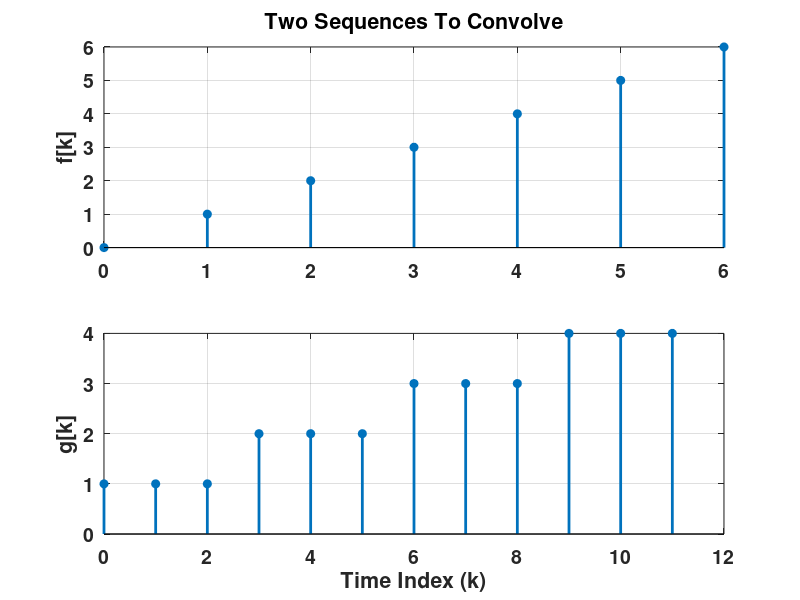
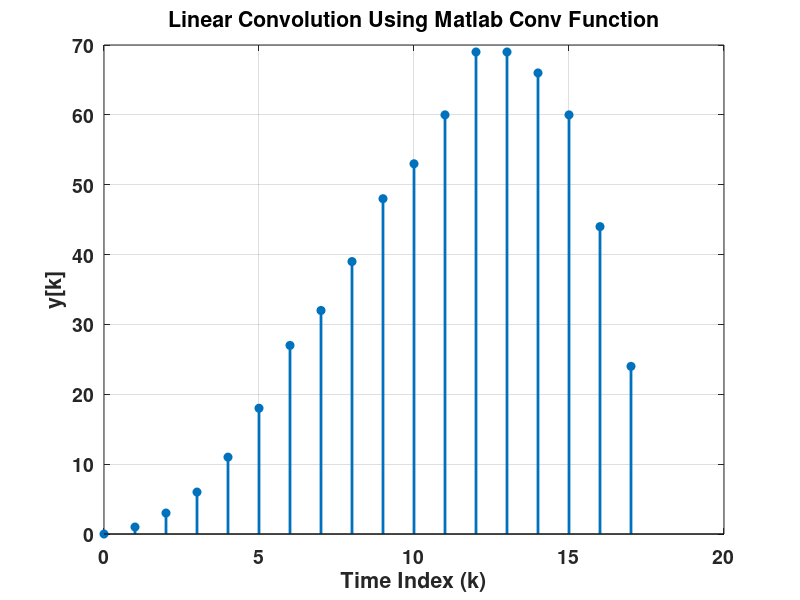
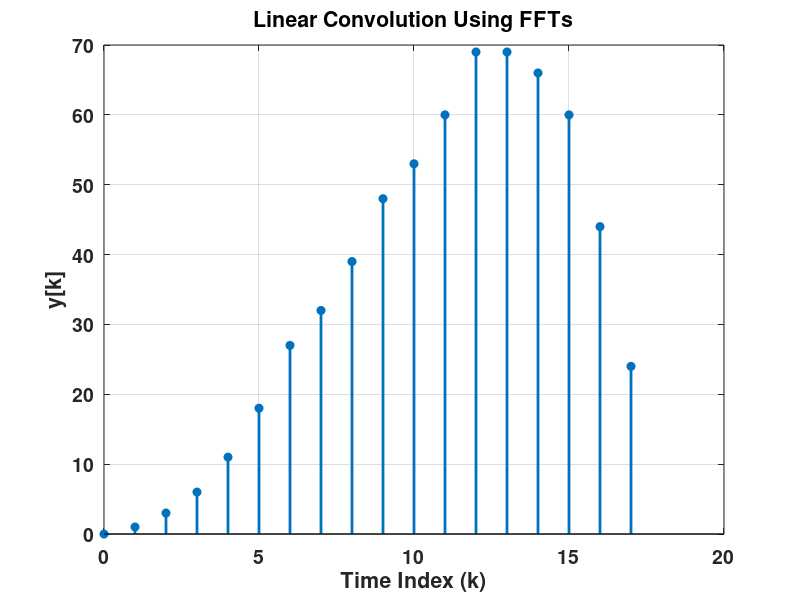

These figures' MATLAB source, in order:
close all;
clear all;
clc;

%set time vector k1
k1 = 0:6;

%define signal f
f = k1;

%define signal g
g = [ones(1,3) 2*ones(1,3) 3*ones(1,3) 4*(ones(1,3))];
    
%plot the two signals
figure;
subplot(2,1,1);
stem(k1,f,'filled','linewidth',2);
set(gca,'fontsize',14,'fontweight','bold');
ylabel('f[k]');
grid on;
title('Two Sequences To Convolve');
subplot(2,1,2);
stem(0:numel(g)-1,g,'filled','linewidth',2);
set(gca,'fontsize',14,'fontweight','bold');
ylabel('g[k]');
grid on;
xlabel('Time Index (k)');

%perform convolution using matlab conv function
yMatlab = conv(f,g);

%plot the matlab results
figure;
stem(0:numel(yMatlab)-1,yMatlab,'filled','linewidth',2);
set(gca,'fontsize',14,'fontweight','bold');
ylabel('y[k]');
grid on;
xlabel('Time Index (k)');
title('Linear Convolution Using Matlab Conv Function');
ax = axis;

%now we'll perform convolution using FFTs.  Remember, when we use a
%computer, multiplication in the frequency domain is equal to CIRCULAR
%convolution in the time domain.  However, we can get linear convolution if
%we are careful about zero padding our signals.  The steps/algorithm for
%doing this are below.

%1) compute number of samples in each signal
N1 = numel(f);
N2 = numel(g);

%2) zero pad
fPad = [f zeros(1,N2-1)];
gPad = [g zeros(1,N1-1)];

%3) take fft
F = fft(fPad);
G = fft(gPad);

%4) take frequency domain product
Y = F.*G;

%5) go back to time domain
yMine = ifft(Y);

%because we were careful with zero padding, yMine is now equal to yMine =
%f*g where * is linear convolution.

%plot the result. This should look exactly like the result obtained using
%the matlab CONV function.
figure;
stem(0:numel(yMine)-1,yMine,'filled','linewidth',2);
set(gca,'fontsize',14,'fontweight','bold');
ylabel('y[k]');
grid on;
xlabel('Time Index (k)');
title('Linear Convolution Using FFTs');
axis(ax);
